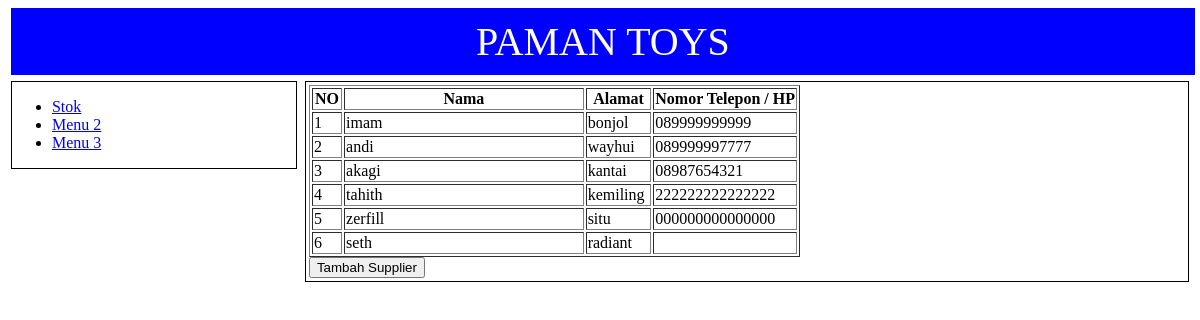
The page /project/admin/gudang_supplier.php on the database its author committed.
### tables this page shows
CREATE TABLE `supplier` (
  `id_supplier` int(10) NOT NULL,
  `nama_supplier` varchar(39) DEFAULT NULL,
  `alamat` varchar(100) DEFAULT NULL,
  `no_telepon` varchar(15) DEFAULT NULL
);

### project/admin/gudang_supplier.php (the view)
<?php
	include 'gudang_header.php';
?>
	<div class="content">
	<table border="1">
		<tr>
			<th>NO</th>
			<th>Nama</th>
			<th>Alamat</th>
			<th>Nomor Telepon / HP</th>
		</tr>
	<?php
		include '../connect.php';
		$no = 1;
		$data = mysqli_query($koneksi,"select nama_supplier, alamat, no_telepon from supplier");
		while($d = mysqli_fetch_array($data)){
	?>
			<tr>
				<td><?php echo $no++; ?></td>
				<td width="50%"><?php echo $d['nama_supplier']; ?></td>
				<td><?php echo $d['alamat']; ?></td>
				<td width="30%"><?php echo $d['no_telepon']; ?></td>
			</tr>
	<?php
		}
	?>
	</table>
	<div class="container-btn-tambah">
		<button onclick="window.location.href='zeroSupplier.php'">Tambah Supplier</button>
	</div>
	</div>
<?php
	include 'footer.php';
?>

### project/admin/gudang_header.php (style rules this page uses)
.content { width: 74%; margin: 0.25%; float: right; padding: 0.25%; border: 1px solid black; }

### rows shown on the page
supplier: nama_supplier "imam", alamat "bonjol", no_telepon "089999999999"
supplier: nama_supplier "andi", alamat "wayhui", no_telepon "089999997777"
supplier: nama_supplier "akagi", alamat "kantai", no_telepon "08987654321"
supplier: nama_supplier "tahith", alamat "kemiling", no_telepon "222222222222222"
supplier: nama_supplier "zerfill", alamat "situ", no_telepon "000000000000000"
supplier: nama_supplier "seth", alamat "radiant"
